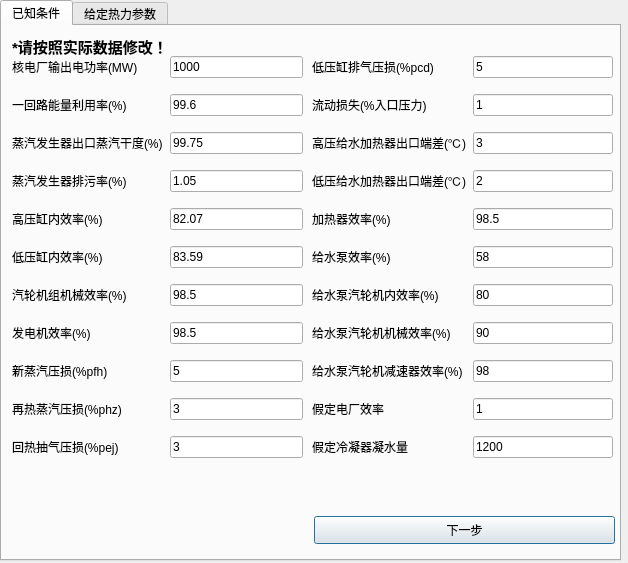
<?xml version="1.0" encoding="UTF-8"?>
<ui version="4.0">
 <class>Parameters</class>
 <widget class="QDialog" name="Parameters">
  <property name="geometry">
   <rect>
    <x>0</x>
    <y>0</y>
    <width>628</width>
    <height>563</height>
   </rect>
  </property>
  <property name="windowTitle">
   <string>参数</string>
  </property>
  <widget class="QTabWidget" name="tabWidget">
   <property name="geometry">
    <rect>
     <x>0</x>
     <y>0</y>
     <width>621</width>
     <height>561</height>
    </rect>
   </property>
   <property name="currentIndex">
    <number>0</number>
   </property>
   <widget class="QWidget" name="tab">
    <attribute name="title">
     <string>已知条件</string>
    </attribute>
    <widget class="QWidget" name="layoutWidget">
     <property name="geometry">
      <rect>
       <x>10</x>
       <y>30</y>
       <width>291</width>
       <height>441</height>
      </rect>
     </property>
     <layout class="QFormLayout" name="formLayout">
      <property name="horizontalSpacing">
       <number>7</number>
      </property>
      <property name="verticalSpacing">
       <number>16</number>
      </property>
      <item row="0" column="0">
       <widget class="QLabel" name="label">
        <property name="text">
         <string>核电厂输出电功率(MW)</string>
        </property>
       </widget>
      </item>
      <item row="0" column="1">
       <widget class="QLineEdit" name="lineEdit">
        <property name="text">
         <string>1000</string>
        </property>
        <property name="placeholderText">
         <string>1000</string>
        </property>
       </widget>
      </item>
      <item row="1" column="0">
       <widget class="QLabel" name="label_2">
        <property name="text">
         <string>一回路能量利用率(%)</string>
        </property>
       </widget>
      </item>
      <item row="1" column="1">
       <widget class="QLineEdit" name="lineEdit_2">
        <property name="text">
         <string>99.6</string>
        </property>
        <property name="placeholderText">
         <string>99.6</string>
        </property>
       </widget>
      </item>
      <item row="2" column="0">
       <widget class="QLabel" name="label_3">
        <property name="text">
         <string>蒸汽发生器出口蒸汽干度(%)</string>
        </property>
       </widget>
      </item>
      <item row="2" column="1">
       <widget class="QLineEdit" name="lineEdit_3">
        <property name="text">
         <string>99.75</string>
        </property>
        <property name="placeholderText">
         <string>99.75</string>
        </property>
       </widget>
      </item>
      <item row="3" column="0">
       <widget class="QLabel" name="label_4">
        <property name="text">
         <string>蒸汽发生器排污率(%)</string>
        </property>
       </widget>
      </item>
      <item row="3" column="1">
       <widget class="QLineEdit" name="lineEdit_4">
        <property name="text">
         <string>1.05</string>
        </property>
        <property name="placeholderText">
         <string>1.05</string>
        </property>
       </widget>
      </item>
      <item row="4" column="0">
       <widget class="QLabel" name="label_5">
        <property name="text">
         <string>高压缸内效率(%)</string>
        </property>
       </widget>
      </item>
      <item row="4" column="1">
       <widget class="QLineEdit" name="lineEdit_5">
        <property name="text">
         <string>82.07</string>
        </property>
        <property name="placeholderText">
         <string>82.07</string>
        </property>
       </widget>
      </item>
      <item row="5" column="0">
       <widget class="QLabel" name="label_6">
        <property name="text">
         <string>低压缸内效率(%)</string>
        </property>
       </widget>
      </item>
      <item row="5" column="1">
       <widget class="QLineEdit" name="lineEdit_6">
        <property name="text">
         <string>83.59</string>
        </property>
        <property name="placeholderText">
         <string>83.59</string>
        </property>
       </widget>
      </item>
      <item row="6" column="0">
       <widget class="QLabel" name="label_7">
        <property name="text">
         <string>汽轮机组机械效率(%)</string>
        </property>
       </widget>
      </item>
      <item row="6" column="1">
       <widget class="QLineEdit" name="lineEdit_7">
        <property name="text">
         <string>98.5</string>
        </property>
        <property name="placeholderText">
         <string>98.5</string>
        </property>
       </widget>
      </item>
      <item row="7" column="0">
       <widget class="QLabel" name="label_8">
        <property name="text">
         <string>发电机效率(%)</string>
        </property>
       </widget>
      </item>
      <item row="7" column="1">
       <widget class="QLineEdit" name="lineEdit_8">
        <property name="text">
         <string>98.5</string>
        </property>
        <property name="placeholderText">
         <string>98.5</string>
        </property>
       </widget>
      </item>
      <item row="8" column="0">
       <widget class="QLabel" name="label_9">
        <property name="text">
         <string>新蒸汽压损(%pfh)</string>
        </property>
       </widget>
      </item>
      <item row="8" column="1">
       <widget class="QLineEdit" name="lineEdit_9">
        <property name="text">
         <string>5</string>
        </property>
        <property name="placeholderText">
         <string>5</string>
        </property>
       </widget>
      </item>
      <item row="9" column="0">
       <widget class="QLabel" name="label_10">
        <property name="text">
         <string>再热蒸汽压损(%phz)</string>
        </property>
       </widget>
      </item>
      <item row="9" column="1">
       <widget class="QLineEdit" name="lineEdit_10">
        <property name="text">
         <string>3</string>
        </property>
        <property name="placeholderText">
         <string>3</string>
        </property>
       </widget>
      </item>
      <item row="10" column="0">
       <widget class="QLabel" name="label_11">
        <property name="text">
         <string>回热抽气压损(%pej)</string>
        </property>
       </widget>
      </item>
      <item row="10" column="1">
       <widget class="QLineEdit" name="lineEdit_11">
        <property name="text">
         <string>3</string>
        </property>
        <property name="placeholderText">
         <string>3</string>
        </property>
       </widget>
      </item>
     </layout>
    </widget>
    <widget class="QPushButton" name="pushButton_nextstep">
     <property name="geometry">
      <rect>
       <x>312</x>
       <y>490</y>
       <width>301</width>
       <height>28</height>
      </rect>
     </property>
     <property name="text">
      <string>下一步</string>
     </property>
    </widget>
    <widget class="QWidget" name="layoutWidget">
     <property name="geometry">
      <rect>
       <x>310</x>
       <y>30</y>
       <width>301</width>
       <height>456</height>
      </rect>
     </property>
     <layout class="QFormLayout" name="formLayout_2">
      <property name="verticalSpacing">
       <number>16</number>
      </property>
      <item row="0" column="0">
       <widget class="QLabel" name="label_12">
        <property name="text">
         <string>低压缸排气压损(%pcd)</string>
        </property>
       </widget>
      </item>
      <item row="0" column="1">
       <widget class="QLineEdit" name="lineEdit_12">
        <property name="text">
         <string>5</string>
        </property>
        <property name="placeholderText">
         <string>5</string>
        </property>
       </widget>
      </item>
      <item row="1" column="0">
       <widget class="QLabel" name="label_13">
        <property name="text">
         <string>流动损失(%入口压力)</string>
        </property>
       </widget>
      </item>
      <item row="1" column="1">
       <widget class="QLineEdit" name="lineEdit_13">
        <property name="text">
         <string>1</string>
        </property>
        <property name="placeholderText">
         <string>1</string>
        </property>
       </widget>
      </item>
      <item row="2" column="0">
       <widget class="QLabel" name="label_14">
        <property name="text">
         <string>高压给水加热器出口端差(℃)</string>
        </property>
       </widget>
      </item>
      <item row="2" column="1">
       <widget class="QLineEdit" name="lineEdit_14">
        <property name="text">
         <string>3</string>
        </property>
        <property name="placeholderText">
         <string>3</string>
        </property>
       </widget>
      </item>
      <item row="3" column="0">
       <widget class="QLabel" name="label_15">
        <property name="text">
         <string>低压给水加热器出口端差(℃)</string>
        </property>
       </widget>
      </item>
      <item row="3" column="1">
       <widget class="QLineEdit" name="lineEdit_15">
        <property name="text">
         <string>2</string>
        </property>
        <property name="placeholderText">
         <string>2</string>
        </property>
       </widget>
      </item>
      <item row="4" column="0">
       <widget class="QLabel" name="label_16">
        <property name="text">
         <string>加热器效率(%)</string>
        </property>
       </widget>
      </item>
      <item row="4" column="1">
       <widget class="QLineEdit" name="lineEdit_16">
        <property name="text">
         <string>98.5</string>
        </property>
        <property name="placeholderText">
         <string>98.5</string>
        </property>
       </widget>
      </item>
      <item row="5" column="0">
       <widget class="QLabel" name="label_17">
        <property name="text">
         <string>给水泵效率(%)</string>
        </property>
       </widget>
      </item>
      <item row="5" column="1">
       <widget class="QLineEdit" name="lineEdit_17">
        <property name="text">
         <string>58</string>
        </property>
        <property name="placeholderText">
         <string>58</string>
        </property>
       </widget>
      </item>
      <item row="6" column="0">
       <widget class="QLabel" name="label_18">
        <property name="text">
         <string>给水泵汽轮机内效率(%)</string>
        </property>
       </widget>
      </item>
      <item row="6" column="1">
       <widget class="QLineEdit" name="lineEdit_18">
        <property name="text">
         <string>80</string>
        </property>
        <property name="placeholderText">
         <string>80</string>
        </property>
       </widget>
      </item>
      <item row="7" column="0">
       <widget class="QLabel" name="label_19">
        <property name="text">
         <string>给水泵汽轮机机械效率(%)</string>
        </property>
       </widget>
      </item>
      <item row="7" column="1">
       <widget class="QLineEdit" name="lineEdit_19">
        <property name="text">
         <string>90</string>
        </property>
        <property name="placeholderText">
         <string>90</string>
        </property>
       </widget>
      </item>
      <item row="8" column="0">
       <widget class="QLabel" name="label_20">
        <property name="text">
         <string>给水泵汽轮机减速器效率(%)</string>
        </property>
       </widget>
      </item>
      <item row="8" column="1">
       <widget class="QLineEdit" name="lineEdit_20">
        <property name="text">
         <string>98</string>
        </property>
        <property name="placeholderText">
         <string>98</string>
        </property>
       </widget>
      </item>
      <item row="9" column="0">
       <widget class="QLabel" name="label_32">
        <property name="text">
         <string>假定电厂效率</string>
        </property>
       </widget>
      </item>
      <item row="10" column="0">
       <widget class="QLabel" name="label_36">
        <property name="text">
         <string>假定冷凝器凝水量</string>
        </property>
       </widget>
      </item>
      <item row="9" column="1">
       <widget class="QLineEdit" name="lineEdit_21">
        <property name="text">
         <string>1</string>
        </property>
        <property name="placeholderText">
         <string/>
        </property>
       </widget>
      </item>
      <item row="10" column="1">
       <widget class="QLineEdit" name="lineEdit_32">
        <property name="text">
         <string>1200</string>
        </property>
        <property name="placeholderText">
         <string/>
        </property>
       </widget>
      </item>
     </layout>
    </widget>
    <widget class="QLabel" name="label_37">
     <property name="geometry">
      <rect>
       <x>10</x>
       <y>10</y>
       <width>221</width>
       <height>21</height>
      </rect>
     </property>
     <property name="font">
      <font>
       <pointsize>11</pointsize>
       <weight>75</weight>
       <italic>false</italic>
       <bold>true</bold>
       <underline>false</underline>
       <strikeout>false</strikeout>
      </font>
     </property>
     <property name="text">
      <string>*请按照实际数据修改！</string>
     </property>
     <property name="scaledContents">
      <bool>false</bool>
     </property>
    </widget>
   </widget>
   <widget class="QWidget" name="tab_2">
    <attribute name="title">
     <string>给定热力参数</string>
    </attribute>
    <widget class="QWidget" name="layoutWidget">
     <property name="geometry">
      <rect>
       <x>40</x>
       <y>30</y>
       <width>541</width>
       <height>460</height>
      </rect>
     </property>
     <layout class="QFormLayout" name="formLayout_3">
      <property name="horizontalSpacing">
       <number>50</number>
      </property>
      <property name="verticalSpacing">
       <number>7</number>
      </property>
      <item row="0" column="0">
       <widget class="QLabel" name="label_22">
        <property name="text">
         <string>反应堆冷却剂系统运行压力(MPa)</string>
        </property>
       </widget>
      </item>
      <item row="0" column="1">
       <widget class="QLineEdit" name="lineEdit_22">
        <property name="placeholderText">
         <string>15~16</string>
        </property>
       </widget>
      </item>
      <item row="1" column="0">
       <widget class="QLabel" name="label_23">
        <property name="text">
         <string>反应堆出口冷却剂过冷度(℃)</string>
        </property>
       </widget>
      </item>
      <item row="1" column="1">
       <widget class="QLineEdit" name="lineEdit_23">
        <property name="placeholderText">
         <string>15~20</string>
        </property>
       </widget>
      </item>
      <item row="2" column="0">
       <widget class="QLabel" name="label_24">
        <property name="text">
         <string>反应堆进出口冷却剂温升(℃)</string>
        </property>
       </widget>
      </item>
      <item row="2" column="1">
       <widget class="QLineEdit" name="lineEdit_24">
        <property name="placeholderText">
         <string>30~40</string>
        </property>
       </widget>
      </item>
      <item row="3" column="0">
       <widget class="QLabel" name="label_25">
        <property name="text">
         <string>蒸汽发生器饱和蒸汽压力(MPa)</string>
        </property>
       </widget>
      </item>
      <item row="3" column="1">
       <widget class="QLineEdit" name="lineEdit_25">
        <property name="placeholderText">
         <string>5.0~7.0</string>
        </property>
       </widget>
      </item>
      <item row="4" column="0">
       <widget class="QLabel" name="label_26">
        <property name="text">
         <string>冷凝器中循环冷却水温升(℃)</string>
        </property>
       </widget>
      </item>
      <item row="4" column="1">
       <widget class="QLineEdit" name="lineEdit_26">
        <property name="placeholderText">
         <string>6~12</string>
        </property>
       </widget>
      </item>
      <item row="5" column="0">
       <widget class="QLabel" name="label_27">
        <property name="text">
         <string>冷凝器传热端差(℃)</string>
        </property>
       </widget>
      </item>
      <item row="5" column="1">
       <widget class="QLineEdit" name="lineEdit_27">
        <property name="placeholderText">
         <string>3~10</string>
        </property>
       </widget>
      </item>
      <item row="7" column="0">
       <widget class="QLabel" name="label_29">
        <property name="text">
         <string>高压缸排气压力(%高压缸进口压力)</string>
        </property>
       </widget>
      </item>
      <item row="7" column="1">
       <widget class="QLineEdit" name="lineEdit_29">
        <property name="placeholderText">
         <string>12~14</string>
        </property>
       </widget>
      </item>
      <item row="8" column="0">
       <widget class="QLabel" name="label_30">
        <property name="text">
         <string>&lt;html&gt;&lt;head/&gt;&lt;body&gt;&lt;p&gt;第二级再热蒸汽出口温度与新蒸汽之差(℃)&lt;/p&gt;&lt;/body&gt;&lt;/html&gt;</string>
        </property>
       </widget>
      </item>
      <item row="8" column="1">
       <widget class="QLineEdit" name="lineEdit_30">
        <property name="placeholderText">
         <string>13~15</string>
        </property>
       </widget>
      </item>
      <item row="9" column="0">
       <widget class="QLabel" name="label_31">
        <property name="text">
         <string>回热级数</string>
        </property>
       </widget>
      </item>
      <item row="9" column="1">
       <widget class="QLineEdit" name="lineEdit_31">
        <property name="placeholderText">
         <string>7</string>
        </property>
       </widget>
      </item>
      <item row="10" column="0">
       <widget class="QLabel" name="label_33">
        <property name="text">
         <string>低压给水加热器级数</string>
        </property>
       </widget>
      </item>
      <item row="10" column="1">
       <widget class="QLineEdit" name="lineEdit_33">
        <property name="placeholderText">
         <string>4</string>
        </property>
       </widget>
      </item>
      <item row="11" column="0">
       <widget class="QLabel" name="label_34">
        <property name="text">
         <string>高压给水加热器级数</string>
        </property>
       </widget>
      </item>
      <item row="11" column="1">
       <widget class="QLineEdit" name="lineEdit_34">
        <property name="placeholderText">
         <string>2</string>
        </property>
       </widget>
      </item>
      <item row="12" column="0">
       <widget class="QLabel" name="label_35">
        <property name="text">
         <string>实际给水温度(%最佳给水温度)</string>
        </property>
       </widget>
      </item>
      <item row="12" column="1">
       <widget class="QLineEdit" name="lineEdit_35">
        <property name="placeholderText">
         <string>85~90</string>
        </property>
       </widget>
      </item>
      <item row="6" column="1">
       <widget class="QLineEdit" name="lineEdit_28">
        <property name="placeholderText">
         <string>环境而定</string>
        </property>
       </widget>
      </item>
      <item row="6" column="0">
       <widget class="QLabel" name="label_28">
        <property name="text">
         <string>循环冷却水温度(℃)</string>
        </property>
       </widget>
      </item>
      <item row="13" column="0">
       <widget class="QLabel" name="label_21">
        <property name="text">
         <string>给水泵出口压力(x倍GS二次侧蒸汽压力,MPa)</string>
        </property>
       </widget>
      </item>
      <item row="14" column="0">
       <widget class="QLabel" name="label_39">
        <property name="text">
         <string>凝水泵出口压力(x倍除氧器运行压力,MPa)</string>
        </property>
       </widget>
      </item>
      <item row="13" column="1">
       <widget class="QLineEdit" name="lineEdit_37">
        <property name="placeholderText">
         <string>1.15~1.25</string>
        </property>
       </widget>
      </item>
      <item row="14" column="1">
       <widget class="QLineEdit" name="lineEdit_38">
        <property name="placeholderText">
         <string>3~3.2</string>
        </property>
       </widget>
      </item>
     </layout>
    </widget>
    <widget class="QPushButton" name="pushButton_2">
     <property name="geometry">
      <rect>
       <x>310</x>
       <y>490</y>
       <width>301</width>
       <height>28</height>
      </rect>
     </property>
     <property name="text">
      <string>保存</string>
     </property>
    </widget>
    <widget class="QLabel" name="label_38">
     <property name="geometry">
      <rect>
       <x>10</x>
       <y>10</y>
       <width>221</width>
       <height>21</height>
      </rect>
     </property>
     <property name="font">
      <font>
       <pointsize>11</pointsize>
       <weight>75</weight>
       <italic>false</italic>
       <bold>true</bold>
       <underline>false</underline>
       <strikeout>false</strikeout>
      </font>
     </property>
     <property name="text">
      <string>*请按照实际数据修改！</string>
     </property>
     <property name="scaledContents">
      <bool>false</bool>
     </property>
    </widget>
   </widget>
  </widget>
 </widget>
 <resources/>
 <connections/>
</ui>
